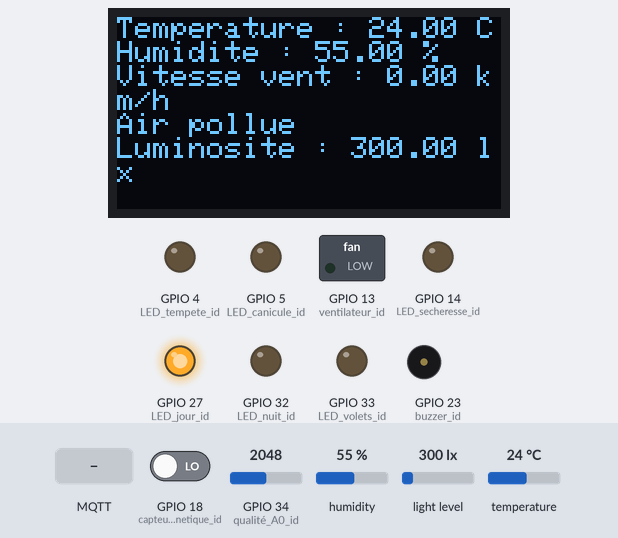
The sketch below on a simulated ESP32. On the bench: 128×64 one-colour display, switched loads named in the sketch (green lamp = pin HIGH), output pins drawn as LEDs (lit = HIGH), buzzer (waves = sounding, pin HIGH). Inputs (shaded band) come from the test bench; at power-on: light level 300 lx, GPIO 34 (qualité_A0_id) = 2048, GPIO 18 (capteur_magnetique_id) LOW, humidity 55 %, temperature 24 °C. WiFi joins after 1.5 s; servers stay silent unless stated; no MQTT or app messages arrive unless stated; what the sketch prints to the serial monitor is not drawn.

Above: at 4.7 s.
4.8 s: light level set to 0 lx
At 6.4 s:
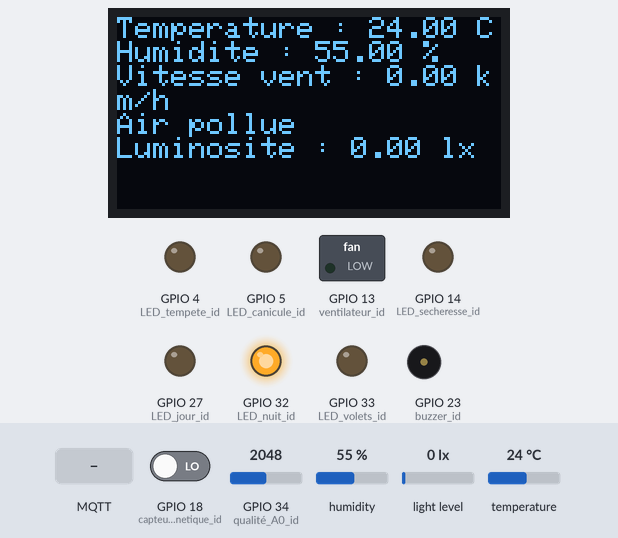
6.7 s: GPIO 34 (qualité_A0_id) set to 1070
8.2 s: GPIO 34 (qualité_A0_id) set to 944
At 9.3 s:
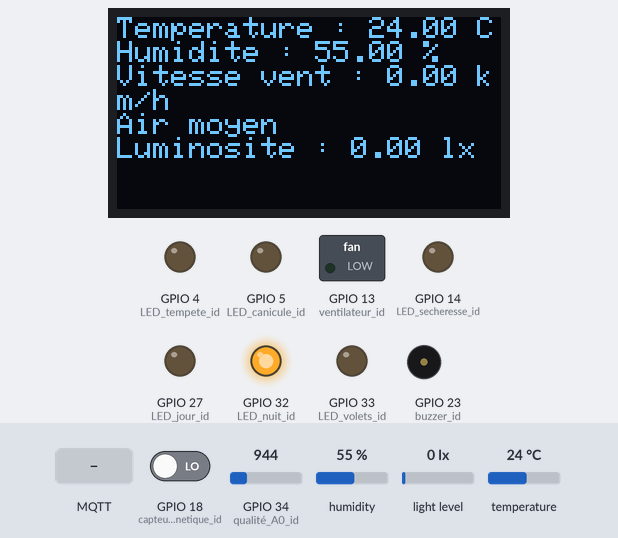
9.9 s: MQTT message "ON" arrives on the first subscribed topic
At 12.6 s:
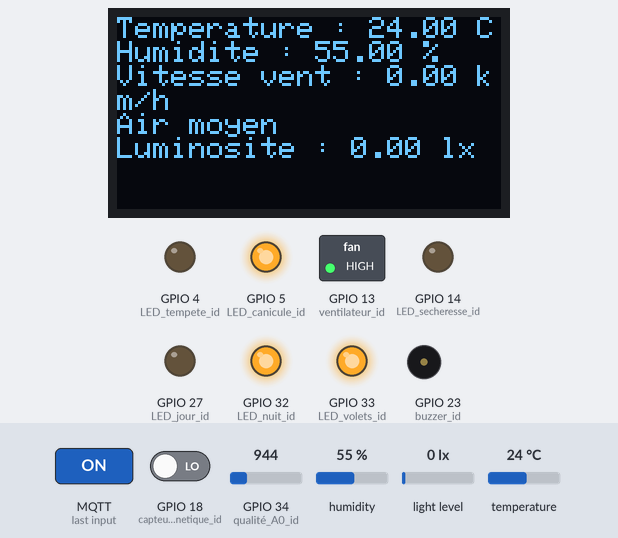
13.1 s: GPIO 34 (qualité_A0_id) set to 439
14.6 s: GPIO 34 (qualité_A0_id) set to 375
At 15.4 s:
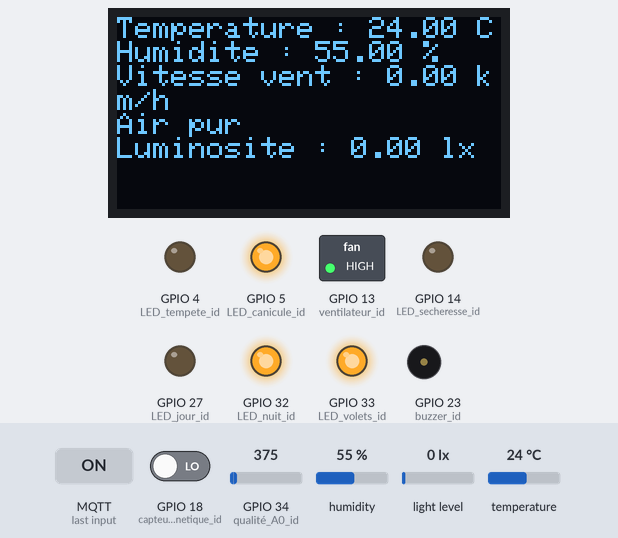
Timing chart, 0 to 17.3 s (numbered marks = the images above; inputs shaded):
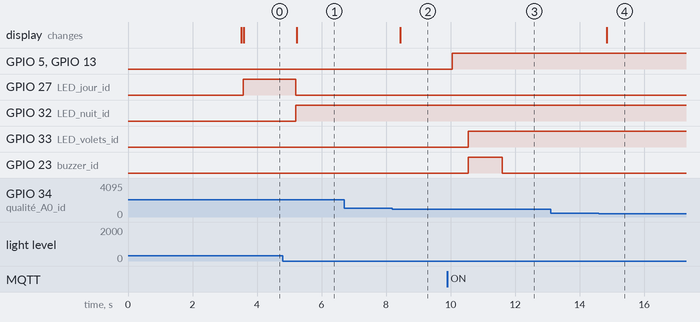

Measured:
- the behaviour switches between 1000 and 999 on GPIO 34 (qualité_A0_id) (found by bisection; images 1 and 2)
- the behaviour switches between 400 and 399 on GPIO 34 (qualité_A0_id) (found by bisection; images 3 and 4)
- after the input at 4.8 s, GPIO 27 (LED_jour_id): HIGH → LOW after 0.40 s; GPIO 32 (LED_nuit_id): LOW → HIGH after 0.40 s; the display: changes after 0.43 s (image 1)
- after the input at 6.7 s, every drawn part: stays the same
- after the input at 8.2 s, the display: changes after 0.24 s (image 2)
- after the input at 9.9 s, GPIO 5 (LED_canicule_id), GPIO 13 (ventilateur_id): LOW → HIGH after 0.15 s; GPIO 33 (LED_volets_id): LOW → HIGH after 0.65 s; GPIO 23 (buzzer_id): LOW → HIGH after 0.65 s, → LOW 1.1 s later
- after the input at 13.1 s, every drawn part: stays the same
- after the input at 14.6 s, the display: changes after 0.24 s (image 4)

The sketch:

code_complet.ino
```cpp
// Branches à éviter : 0, 2, 12, 15
// Branche sans risque : 4, 5, 13, 14, 16, 17, 18, 19, 21, 22, 23, 25, 26, 27, 32, 33
// Branche libre : 19, 21, 22, 25,

#include <Wire.h>
#include <Adafruit_GFX.h>
#include <Adafruit_SSD1306.h>
#include <DHT.h>
#include <BH1750.h>
#include <WiFi.h>
#include <PubSubClient.h>


// Déclaration pin
// pin_SDA = 21, pin_SCL = 22
int temp_id = 26;
int ventilateur_id = 13;
int qualité_A0_id = 34;
int buzzer_id = 23;
int capteur_magnetique_id = 18;
int LED_tempete_id = 4;
int LED_canicule_id = 5;
int LED_secheresse_id = 14;
int LED_volets_id = 33;
int LED_jour_id = 27;
int LED_nuit_id = 32;

// Variable pour le calcul de la vitesse
volatile unsigned int nbTours = 0;
unsigned long dernierTemps = 0;
float rayon_cm = 8.0;            // rayon en centimètres
float perimetre = 2 * 3.1416 * (rayon_cm / 100.0); // en mètres
float vitesse_vent = 0;

// Variables pour l'activation du buzzer
int alertes[3] = {0,0,0}; // Tempete, Canicule, Sécheresse  (Tableau pour détecter une nouvelle activation d'une alerte
bool buzzer_actif = false;
unsigned long buzzer_start = 0;


// Déclaration variable NodeRed

// Réseau WiFi auquel vous voulez vous connecter.
const char* ssid = "Android_ad";
const char* password = "Siryim49";

// Ce champ contient l'adresse IP ou le nom d'hôte du serveur MQTT.
const char* mqtt_server = "mqtt.ci-ciad.utbm.fr";

WiFiClient espace_client_degieux; // Initialiser la bibliothèque client wifi (connexion WiFi)
PubSubClient client_degieux(espace_client_degieux); // Créer un objet client MQTT (connexion MQTT)
// now, notre client MQTT s'appelle "client". Nous devons now créer une connexion à un broker.
long lastMsg = 0;


// Création de l'objet dht pour la température
#define DHTTYPE DHT11
DHT dht(temp_id, DHTTYPE);


// Création de l’objet écran
#define SCREEN_WIDTH 128
#define SCREEN_HEIGHT 64
Adafruit_SSD1306 display(SCREEN_WIDTH, SCREEN_HEIGHT, &Wire, -1);


// Création de l'objet pour le luxmetre
BH1750 lightMeter;


// Fonction "globale" qui va incrémenter le nb_tours à chaque fois que l'aimant passe (à tester)
void compterTour() {
  nbTours++;
}


// Fonction pour le NodeRed (intéraction NodeRed -> ESP32 dans callback)

//Cette fonction se connecte au réseau WiFi en utilisant les paramètres de connexion fournis dans les variables ssid et password.
void setup_wifi() {
  delay(10);
  // We start by connecting to a WiFi network
  Serial.println();
  Serial.print("Connecting to ");
  Serial.println(ssid);

  WiFi.begin(ssid, password); // //démarre la connexion Wi-Fi avec les informations de connexion (SSID et mot de passe) fournies.

  while (WiFi.status() != WL_CONNECTED) {
    delay(500);
    Serial.print(".");
  }

  Serial.println("");
  Serial.println("WiFi connected");
  Serial.println("IP address: ");
  Serial.println(WiFi.localIP());
}


// Utilisée pour traiter les messages MQTT reçus par l'ESP32 et prévoir une action.
// Elle est appelée chaque fois qu'un nouveau message est reçu sur un Topic auquel l'ESP32 est abonné.

void callback(char* topic, byte* message, unsigned int length) {
  Serial.print("Message arrived on topic: ");
  Serial.print(topic);
  Serial.print(". Message: ");


  // Conversion des byte (message) en str
  String msg;

  for (int i = 0; i < length; i++) {
    Serial.print((char)message[i]);
    msg += (char)message[i];
  }
  Serial.println();


  //------------------------------------------- Début intéractions NodeRed -> ESP32 -----------------------------------------//
  if (String(topic) == "station/control/led/heatwave") {
    digitalWrite(LED_canicule_id, msg == "ON" ? HIGH : LOW);
    digitalWrite(ventilateur_id, msg == "ON" ? HIGH : LOW);
  }
  else if (String(topic) == "station/control/led/drought") {
    digitalWrite(LED_secheresse_id, msg == "ON" ? HIGH : LOW);
  }
  else if (String(topic) == "station/control/led/storm") {
    digitalWrite(LED_tempete_id, msg == "ON" ? HIGH : LOW);
  }
}


// Utilisée pour garantir la connexion MQTT entre l'ESP32 et le broker MQTT.
//Elle est appelée dans la boucle principale et elle se répète jusqu'à ce que la connexion soit établie avec succès.

void reconnect() {
  // Loop until we're reconnected
  while (!client_degieux.connected()) {
    Serial.print("Attempting MQTT connection...");

    if (client_degieux.connect("espace_client_degieux")) {
      Serial.println("connected");
      // Abonnement au topics
      client_degieux.subscribe("station/control/led/heatwave");
      client_degieux.subscribe("station/control/led/drought");
      client_degieux.subscribe("station/control/led/storm");
      client_degieux.subscribe("station/control/fan");
      client_degieux.subscribe("station/control/shutters");
    }

    else {
      Serial.print("failed, rc=");
      Serial.print(client_degieux.state());
      Serial.println(" try again in 5 seconds");
      // On attend 5 secondes avant de retenter la connexion
      delay(5000);
    }
  }
}


// Loops principales

void setup () {
  Serial.begin (9600);
  delay(2000);
  Serial.println("ESP32 Button Test");


  // NodeRed
  setup_wifi(); // Configurer la connexion Wi-Fi sur l'ESP32.
  client_degieux.setServer(mqtt_server, 1883); // Définit le serveur (broker) MQTT.
  client_degieux.setCallback(callback); // Définit la fonction callback comme la fonction à appeler lorsqu'un message MQTT est reçu.

  // Déclarion des OUTPUT et INPUT
  pinMode (temp_id, OUTPUT);
  pinMode(ventilateur_id, OUTPUT);
  pinMode(buzzer_id, OUTPUT);

  pinMode(LED_tempete_id, OUTPUT);
  pinMode(LED_canicule_id, OUTPUT);
  pinMode(LED_secheresse_id, OUTPUT);
  pinMode(LED_volets_id, OUTPUT);
  pinMode(LED_jour_id, OUTPUT);
  pinMode(LED_nuit_id, OUTPUT);

  // Déclencher automatiquement une fonction (compterTour) dès qu’un événement particulier survient sur une broche
  attachInterrupt(digitalPinToInterrupt(capteur_magnetique_id), compterTour, CHANGE);

  // Initialiser I2C
  Wire.begin();  // SDA, SCL

  // Initialisation de l’écran
  if (!display.begin(SSD1306_SWITCHCAPVCC, 0x3C)) { // 0x3C est l’adresse la plus fréquente
    Serial.println(F("Écran OLED non détecté"));
    while (true); // Arrêt
  }
  // Initialisation du capteur de temp
  dht.begin();
  // Initialisation du luxmetre
  lightMeter.begin(BH1750::CONTINUOUS_HIGH_RES_MODE);
}


void loop () {
  //-------------------- Partie "hardware" ----------------------//

  // Récupération des données "classiques"
  float humidité = dht.readHumidity();
  float température = dht.readTemperature();
  float luminosité = lightMeter.readLightLevel();
  int air_value = analogRead(qualité_A0_id);

  // Calcule de la vitesse du vent
  unsigned long now = millis();

  if (now - dernierTemps >= 5000) { // toutes les 5 sec
    noInterrupts();
    unsigned int tours = nbTours;
    nbTours = 0;
    interrupts();

    float tps = tours; // tours par seconde
    vitesse_vent = tps * perimetre * 3.6; // en km/h

    dernierTemps = now;

    vitesse_vent = 0; // Ne fonctionne pas, donc on met à 0 pour éviter des "problèmes"
  }

  if(digitalRead(capteur_magnetique_id) == HIGH) {
    Serial.println("hello, capteur magnétique activé");
  }

  // Activation LED jour/nuit
  digitalWrite(LED_jour_id, luminosité > 20 ? HIGH : LOW);
  digitalWrite(LED_nuit_id, luminosité < 20 ? HIGH : LOW);


  // Partie buzzer
  // Si nouvelle alertes, activer le buzzer
  if(alertes[0] == 0 && digitalRead(LED_tempete_id) == 1){
    alertes[0] = 1;
    digitalWrite(buzzer_id, HIGH);      // Allume le buzzer
    buzzer_start = millis();            // Sauvegarde le moment d'activation
    buzzer_actif = true;
  }
  if(alertes[1] == 0 && digitalRead(LED_canicule_id) == 1){
    alertes[1] = 1;
    digitalWrite(buzzer_id, HIGH);      // Allume le buzzer
    buzzer_start = millis();            // Sauvegarde le moment d'activation
    buzzer_actif = true;
  }
  if(alertes[2] == 0 && digitalRead(LED_secheresse_id) == 1){
    alertes[2] = 1;
    digitalWrite(buzzer_id, HIGH);      // Allume le buzzer
    buzzer_start = millis();            // Sauvegarde le moment d'activation
    buzzer_actif = true;
  }

  // Une fois le buzzer activé, le couper après 1 secondes
  if(buzzer_actif && now - buzzer_start >= 1000) {
    digitalWrite(buzzer_id, LOW);
    buzzer_actif = false;
  }

  // Repasse le tableau des alertes à 0 si il n'y a plus d'alertes
  if(!digitalRead(LED_tempete_id)) {
    alertes[0] = 0;
  }
  if(!digitalRead(LED_canicule_id)) {
    alertes[1] = 0;
  }
  if(!digitalRead(LED_secheresse_id)) {
    alertes[2] = 0;
  }


  // Si il y'a une alerte, dire de fermer les volets
  if(digitalRead(LED_tempete_id)==1 || digitalRead(LED_canicule_id)==1 || digitalRead(LED_secheresse_id)==1) {
    digitalWrite(LED_volets_id, HIGH);
  } else {
    digitalWrite(LED_volets_id, LOW);
  }


  // Affichage sur l'écran OLED

  // Efface l’écran
  display.clearDisplay();

  // Définir la taille et couleur du texte
  display.setTextSize(1);             // Taille du texte (1 = normal)
  display.setTextColor(SSD1306_WHITE); // Couleur (blanc sur fond noir)
  display.setCursor(0, 0);             // Position de départ (x, y)

  // Ecriture sur l'ecran OLED
  display.print("Temperature : ");
  display.print(température);
  display.println(" C");

  display.print("Humidite : ");
  display.print(humidité);
  display.println(" %");

  display.print("Vitesse vent : ");
  display.print(vitesse_vent);
  display.println(" km/h");


  if (air_value < 400) {
    display.println("Air pur");
  } else if (air_value < 1000) {
    display.println("Air moyen");
  } else {
    display.println("Air pollue");
  }

  display.print("Luminosite : ");
  display.print(luminosité);
  display.println(" lx");

  // Affiche le contenu
  display.display();


  //-------------------- Partie "NodeRed" ----------------------//

  // Vérifie si le client est connecté, sinon reconnect()
  if (!client_degieux.connected()) {
    reconnect();
  }

  // Maintient la connexion avec le serveur MQTT en vérifiant si de nouveaux messages sont arrivés et en envoyant les messages en attente.
  client_degieux.loop();

  // Vérifie le temps écoulé depuis le dernier message publié et vérifie si on doit renvoyer un nouveau message (si temps écoulé)
  if (now - lastMsg > 2000) { // Envoie des messages toute les 2 secondes
		lastMsg = now;

    //---------------------------------------- Début intéraction ESP32 -> NodeRed ---------------------------------------//

    // Envoie des données au NodeRed
    client_degieux.publish("station/humidity", String(humidité).c_str());
    client_degieux.publish("station/temperature", String(température).c_str());
    client_degieux.publish("station/light", String(luminosité).c_str());
    client_degieux.publish("station/air_quality", String(air_value).c_str());
    client_degieux.publish("station/wind_speed", String(vitesse_vent).c_str());

  }

  delay(500);
}
```
